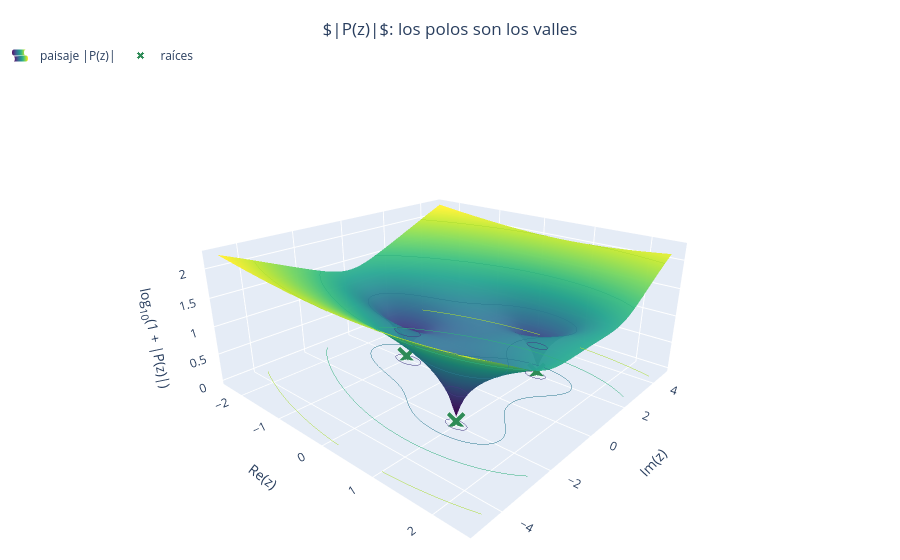

Notebook source saved alongside this figure:
### Code cell
#@title 📊 Los polos: el polinomio y su plano complejo
# --- El polinomio del ejemplo y sus tres raíces -----------------------
graficar_polinomio(a, raices=raices_b,
                   titulo='El polinomio característico y sus tres raíces')

# --- El caso que le da sentido a Bairstow -----------------------------
# Un sistema cuyos polos son COMPLEJOS conjugados: eso es lo que Bairstow
# extrae de dos en dos, y lo que un método que solo mira el eje no alcanza.
#   (x + 1)(x^2 - 2x + 5) = x^3 - x^2 + 3x + 5
a_complejo = [1, -1, 3, 5]
graficar_plano_complejo(raices=raices_de(a_complejo),
                        titulo='Polos del sistema: uno real y un par conjugado')
graficar_polinomio_complejo(a_complejo, interactivo=True, raices=raices_de(a_complejo),
                            titulo='$|P(z)|$: los polos son los valles')

### Figure 1 — Plotly figure (JSON) as saved in the notebook; plotly's stock layout.template omitted (floating-point values rounded to 4 significant figures; data arrays with more than 128 entries replaced by an {"elided": "..."} marker saying what was removed)
{"data": [{"colorscale": [[0, "#440154"], [0.1111, "#482878"], [0.2222, "#3e4989"], [0.3333, "#31688e"], [0.4444, "#26828e"], [0.5556, "#1f9e89"], [0.6667, "#35b779"], [0.7778, "#6ece58"], [0.8889, "#b5de2b"], [1, "#fde725"]], "contours": {"z": {"project": {"z": true}, "show": true, "usecolormap": true}}, "hovertemplate": "Re(z) = %{x:.3f}<br>Im(z) = %{y:.3f}<br>log<sub>10</sub>(1 + |P(z)|) = %{z:.3f}<extra></extra>", "name": "paisaje |P(z)|", "opacity": 0.96, "showlegend": true, "showscale": false, "type": "surface", "x": [-2.4, -2.33, -2.261, -2.191, -2.122, -2.052, -1.983, -1.913, -1.843, -1.774, -1.704, -1.635, -1.565, -1.496, -1.426, -1.357, -1.287, -1.217, -1.148, -1.078, -1.009, -0.9391, -0.8696, -0.8, -0.7304, -0.6609, -0.5913, -0.5217, -0.4522, -0.3826, -0.313, -0.2435, -0.1739, -0.1043, -0.03478, 0.03478, 0.1043, 0.1739, 0.2435, 0.313, 0.3826, 0.4522, 0.5217, 0.5913, 0.6609, 0.7304, 0.8, 0.8696, 0.9391, 1.009, 1.078, 1.148, 1.217, 1.287, 1.357, 1.426, 1.496, 1.565, 1.635, 1.704, 1.774, 1.843, 1.913, 1.983, 2.052, 2.122, 2.191, 2.261, 2.33, 2.4], "y": [-4.8, -4.661, -4.522, -4.383, -4.243, -4.104, -3.965, -3.826, -3.687, -3.548, -3.409, -3.27, -3.13, -2.991, -2.852, -2.713, -2.574, -2.435, -2.296, -2.157, -2.017, -1.878, -1.739, -1.6, -1.461, -1.322, -1.183, -1.043, -0.9043, -0.7652, -0.6261, -0.487, -0.3478, -0.2087, -0.06957, 0.06957, 0.2087, 0.3478, 0.487, 0.6261, 0.7652, 0.9043, 1.043, 1.183, 1.322, 1.461, 1.6, 1.739, 1.878, 2.017, 2.157, 2.296, 2.435, 2.574, 2.713, 2.852, 2.991, 3.13, 3.27, 3.409, 3.548, 3.687, 3.826, 3.965, 4.104, 4.243, 4.383, 4.522, 4.661, 4.8], "z": {"elided": "70x70 float values"}}, {"customdata": [["1 + 2i"], ["1 - 2i"], ["-1"]], "hovertemplate": "raíz<br>z = %{customdata[0]}<br>|P(z)| = 0<extra></extra>", "marker": {"color": "seagreen", "line": {"color": "white", "width": 1}, "size": 7, "symbol": "x"}, "mode": "markers+text", "name": "raíces", "text": ["1 + 2i", "1 - 2i", "-1"], "textfont": {"color": "seagreen", "size": 12}, "textposition": "bottom center", "type": "scatter3d", "x": [1, 1, -1.0], "y": [2.0, -2.0, 0], "z": [0, 0, 0]}], "layout": {"legend": {"orientation": "h", "x": 0, "y": 1, "yanchor": "bottom"}, "margin": {"b": 0, "l": 0, "r": 0, "t": 70}, "scene": {"aspectmode": "manual", "aspectratio": {"x": 1.4, "y": 1.4, "z": 0.6}, "camera": {"eye": {"x": 1.55, "y": -1.75, "z": 0.95}}, "xaxis": {"title": {"text": "Re(z)"}}, "yaxis": {"title": {"text": "Im(z)"}}, "zaxis": {"title": {"text": "log<sub>10</sub>(1 + |P(z)|)"}}}, "title": {"text": "$|P(z)|$: los polos son los valles", "x": 0.5}}}
